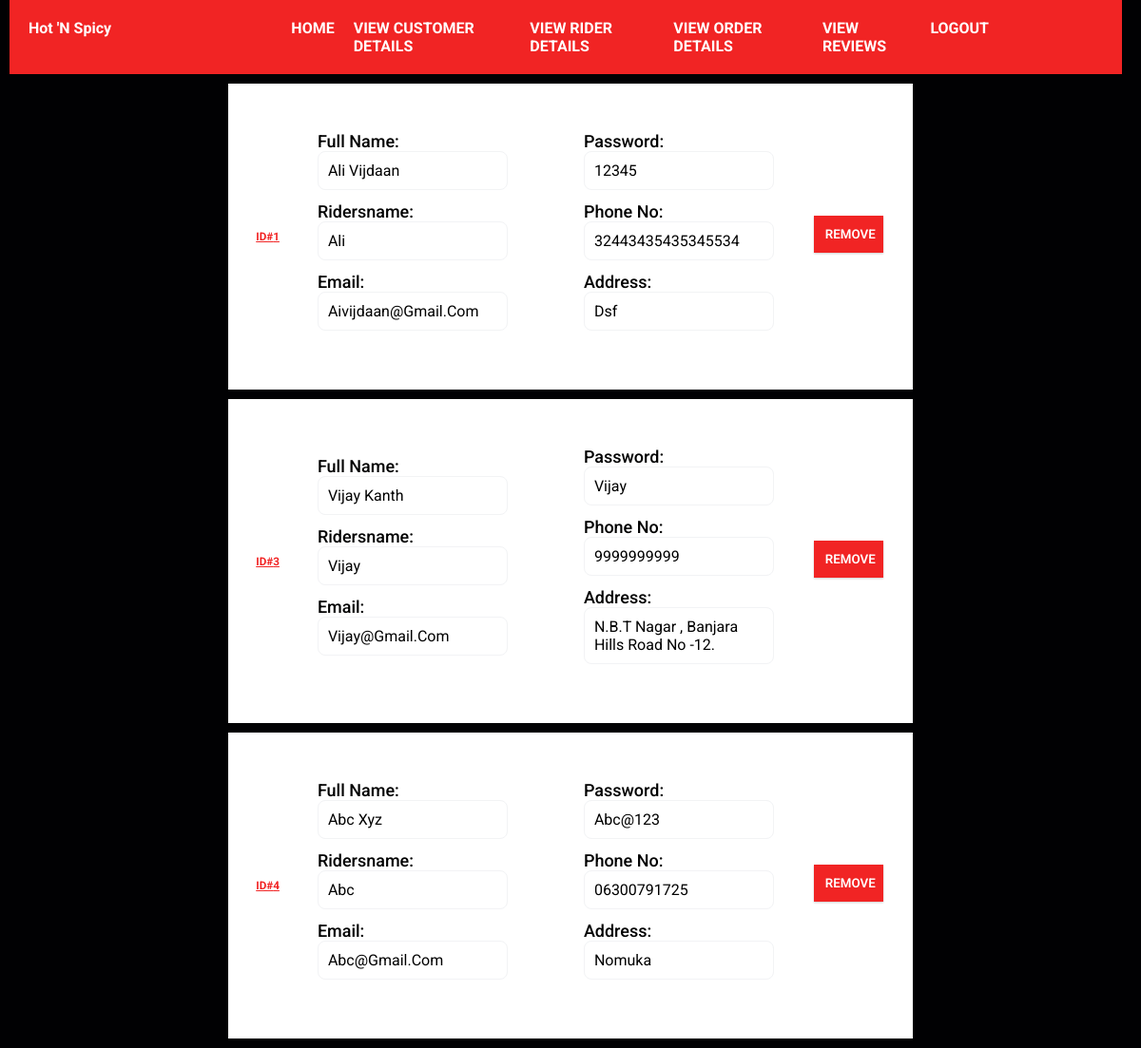
The app's page /allRiders (signed in) with its own data.
### tables this page shows
CREATE TABLE Riders(
        rider_id    INTEGER PRIMARY KEY AUTOINCREMENT,
        phone_no       varchar (25),
        user_name      VARCHAR (30),
        first_name     VARCHAR (30),
        last_name      VARCHAR (30),
        password        VARCHAR (30),
        address        VARCHAR (100),
        email          VARCHAR (50),
        admin_id        int not null,
        FOREIGN KEY (ADMIN_ID) REFERENCES ADMIN(ADMIN_ID)
        );

### app.py (the view)
@app.route('/allRiders')
def allRiders():
    if "email" and "password" in session:
        print("entered all riders")
        riders = db.returnRider()
        riders = riders.fetchall()
        return render_template('riderdetails.html', riders= riders)
    return redirect(url_for("adminLogin"))

### database.py (called while the page is built)
    @staticmethod
    def returnRider():
        connection = s.connect("foodSystem.db")
        cursor = connection.cursor()
        riders = cursor.execute("SELECT * from Riders")
        return riders

### templates/riderdetails.html (shortened to what this page needs)
{% extends 'adminBase.html' %}
{% block body %}
<div class="RidersContent">
    {% for i in range(riders|length) %}
    <div class="ridersCard">
        <h3>ID#{{ riders[i][0] }}</h3>
    <section class="ridersSec1">
    <div class="RfirstLast">
        <span class="riderslabel">
            Full Name:
        </span>
        <p>{{ riders[i][3] }} {{ riders[i][4] }}</p>
    </div>
    <div class="Rridersname">
        <span class="riderslabel">
            ridersname:
        </span>
        <p>{{ riders[i][2] }}</p>
    </div>
    <div class="Rridersemail">
        <span class="riderslabel">
            Email:
        </span>
        <p>{{ riders[i][7] }}</p>
    </div>
</section>
<section class="ridersSec2">
    <div class="Rriderspassword">
        <span class="riderslabel">
            Password:
        </span>
        <p>{{ riders[i][5] }}</p>
    </div>
    <div class="Rridersphone">
        <span class="riderslabel">
            Phone No:
        </span>
        <p>{{ riders[i][1] }}</p>
    </div>
    <div class="Rridersaddress">
        <span class="riderslabel">
            Address:
        </span>
        <p>{{ riders[i][6] }}</p>
    </div>
</section>
<div class="orderButton">
    <a href="/delRider/{{ riders[i][0] }}"><button>REMOVE</button></a>
</div>
</div>
{% endfor %}
</div>
{% endblock body %}

### static/css/adminStyle.css (style rules this page uses)
* { margin: 0; padding: 0; font-family:system-ui, -apple-system, BlinkMacSystemFont, 'Segoe UI', Roboto, Oxygen, Ubuntu, Cantarell, 'Open Sans', 'Helvetica Neue', sans-serif; }
body { background-color: #000000; }

### static/css/style.css (style rules this page uses)
:root { --main-color: #f12424; --black: #13131a; --bg: #010103; --border: .1rem solid rgba(255, 255, 255, .3); }
* { margin: 0; padding: 0; font-family:'Roboto', sans-serif; outline: none; border:none; box-sizing: border-box; text-decoration: none; text-transform: capitalize; transition: .2s linear; }
html { font-size: 62.5%; overflow-x: hidden; scroll-padding-top: 9rem; scroll-behavior: smooth; }
body { background: var(--bg); }
.orderButton { text-align: center; margin-bottom: 5px; }
.orderButton a button { font-weight: 600; padding: 12px; width: 95%; border: none; cursor: pointer; color: white; background-color: #f12424; box-shadow: 0 1px 2px rgba(0, 0, 0, 0.2); }
.ridersCard { display: flex; justify-content: center; align-items: center; margin-top:10px; margin-bottom:10px; background-color: white; margin-left: 20%; margin-right: 20%; padding: 50px; box-shadow: 0 1px 2px rgba(0, 0, 0, 0.2); }
.ridersSec1, .ridersSec2 { margin-left: 40px; margin-right: 40px; }
.RfirstLast p, .Rridersname p, .Rridersemail p, .Rriderspassword p, .Rridersphone p, .Rridersaddress p { font-size: medium; padding: 10px; width: 200px; border-radius: max(0px, min(8px, ((100vw - 4px) - 100%) * 9999)) / 8px; border: 1px solid #F2F3F5; margin-bottom: 12px; }
.riderslabel { font-size: large; font-weight:500; }
.ridersCard h3 { color:#f12424; text-decoration:underline; }

### records on screen
Riders: rider_id "1", first_name "Ali", last_name "Vijdaan", user_name "Ali", email "Aivijdaan@gmail.com", password "12345", phone_no "32443435435345534", address "Dsf"
Riders: rider_id "3", first_name "Vijay", last_name "Kanth", user_name "Vijay", email "Vijay@gmail.com", password "Vijay", phone_no "9999999999", address "N.B.T Nagar , Banjara Hills Road No -12."
Riders: rider_id "4", first_name "Abc", last_name "Xyz", user_name "Abc", email "Abc@gmail.com", password "Abc@123", phone_no "06300791725", address "Nomuka"
